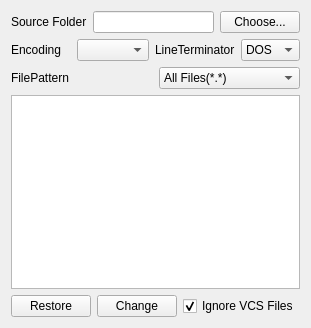
<?xml version="1.0" encoding="UTF-8"?>
<ui version="4.0">
 <class>Encode</class>
 <widget class="QWidget" name="Encode">
  <property name="geometry">
   <rect>
    <x>0</x>
    <y>0</y>
    <width>311</width>
    <height>328</height>
   </rect>
  </property>
  <property name="windowTitle">
   <string>Encode</string>
  </property>
  <layout class="QGridLayout" name="gridLayout">
   <item row="0" column="0" colspan="2">
    <layout class="QHBoxLayout" name="horizontalLayout">
     <item>
      <widget class="QLabel" name="label">
       <property name="text">
        <string>Source Folder</string>
       </property>
       <property name="buddy">
        <cstring>inPath</cstring>
       </property>
      </widget>
     </item>
     <item>
      <widget class="QLineEdit" name="inPath"/>
     </item>
     <item>
      <widget class="QPushButton" name="btnChoose">
       <property name="text">
        <string>Choose...</string>
       </property>
      </widget>
     </item>
    </layout>
   </item>
   <item row="3" column="0" colspan="2">
    <widget class="QListWidget" name="outHistory"/>
   </item>
   <item row="4" column="0">
    <layout class="QHBoxLayout" name="horizontalLayout_3">
     <item>
      <widget class="QPushButton" name="btnRestore">
       <property name="text">
        <string>Restore</string>
       </property>
      </widget>
     </item>
     <item>
      <widget class="QPushButton" name="btnChange">
       <property name="text">
        <string>Change</string>
       </property>
      </widget>
     </item>
    </layout>
   </item>
   <item row="4" column="1">
    <widget class="QCheckBox" name="inIgnore">
     <property name="text">
      <string>Ignore VCS Files</string>
     </property>
     <property name="checked">
      <bool>true</bool>
     </property>
    </widget>
   </item>
   <item row="1" column="0" colspan="2">
    <layout class="QHBoxLayout" name="horizontalLayout_2">
     <item>
      <widget class="QLabel" name="label_2">
       <property name="text">
        <string>Encoding</string>
       </property>
       <property name="buddy">
        <cstring>outEncode</cstring>
       </property>
      </widget>
     </item>
     <item>
      <widget class="QComboBox" name="outEncode"/>
     </item>
     <item>
      <widget class="QLabel" name="label_3">
       <property name="text">
        <string>LineTerminator</string>
       </property>
       <property name="buddy">
        <cstring>outEOL</cstring>
       </property>
      </widget>
     </item>
     <item>
      <widget class="QComboBox" name="outEOL">
       <item>
        <property name="text">
         <string>DOS</string>
        </property>
       </item>
       <item>
        <property name="text">
         <string>UNIX</string>
        </property>
       </item>
       <item>
        <property name="text">
         <string>MAC</string>
        </property>
       </item>
      </widget>
     </item>
    </layout>
   </item>
   <item row="2" column="0" colspan="2">
    <layout class="QHBoxLayout" name="horizontalLayout_4">
     <item>
      <widget class="QLabel" name="label_4">
       <property name="text">
        <string>FilePattern</string>
       </property>
       <property name="buddy">
        <cstring>inFileType</cstring>
       </property>
      </widget>
     </item>
     <item>
      <widget class="QComboBox" name="inFileType">
       <item>
        <property name="text">
         <string>All Files(*.*)</string>
        </property>
       </item>
      </widget>
     </item>
    </layout>
   </item>
  </layout>
 </widget>
 <resources/>
 <connections>
  <connection>
   <sender>btnChoose</sender>
   <signal>clicked()</signal>
   <receiver>Encode</receiver>
   <slot>onBtnChoose()</slot>
   <hints>
    <hint type="sourcelabel">
     <x>335</x>
     <y>20</y>
    </hint>
    <hint type="destinationlabel">
     <x>265</x>
     <y>5</y>
    </hint>
   </hints>
  </connection>
  <connection>
   <sender>btnRestore</sender>
   <signal>clicked()</signal>
   <receiver>Encode</receiver>
   <slot>onBtnRestore()</slot>
   <hints>
    <hint type="sourcelabel">
     <x>122</x>
     <y>364</y>
    </hint>
    <hint type="destinationlabel">
     <x>169</x>
     <y>378</y>
    </hint>
   </hints>
  </connection>
  <connection>
   <sender>btnChange</sender>
   <signal>clicked()</signal>
   <receiver>Encode</receiver>
   <slot>onBtnChange()</slot>
   <hints>
    <hint type="sourcelabel">
     <x>298</x>
     <y>363</y>
    </hint>
    <hint type="destinationlabel">
     <x>313</x>
     <y>377</y>
    </hint>
   </hints>
  </connection>
 </connections>
 <slots>
  <slot>onBtnChoose()</slot>
  <slot>onBtnChange()</slot>
  <slot>onBtnRestore()</slot>
 </slots>
</ui>
